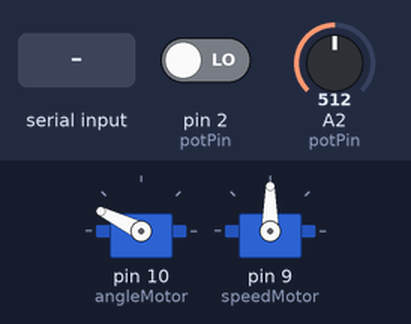
The sketch below on a simulated Arduino Uno, built with avr-gcc and run on an emulated ATmega328P. On the bench: 2 × servo. The inputs (shaded band) are chosen by the test bench; at power-on: A2 (potPin) = 512, pin 2 (potPin) LOW. What the sketch prints to the serial monitor is not drawn.

Above: at 1.2 s.
1.3 s: "30,150\n" received over Serial
At 2.9 s:
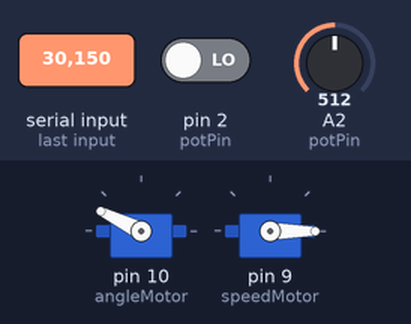
3.8 s: A2 (potPin) set to 716
At 5.0 s:
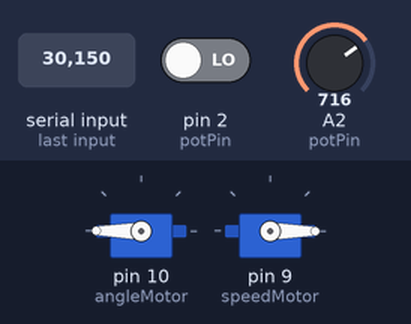
5.3 s: "90,45\n" received over Serial
At 6.1 s:
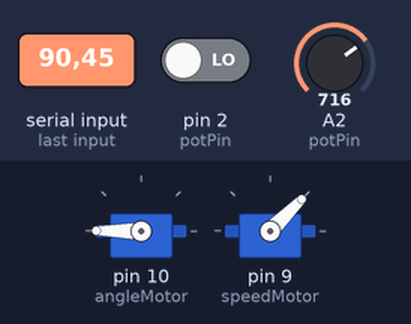
7.8 s: A2 (potPin) set to 900
At 8.1 s:
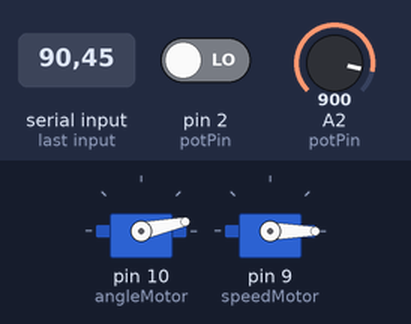
9.3 s: "90\n" received over Serial
At 10.1 s:
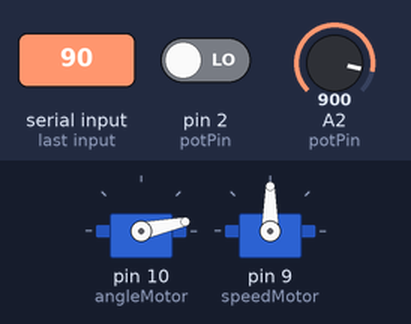
11.8 s: "200\n" received over Serial
At 12.5 s:
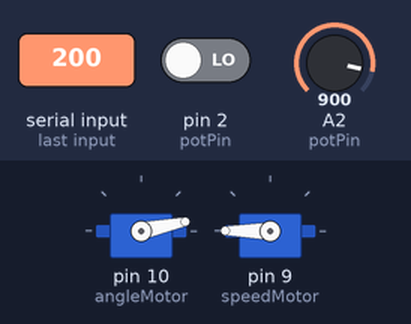
Timing chart, 0 to 14.8 s (numbered marks = the images above; inputs shaded):
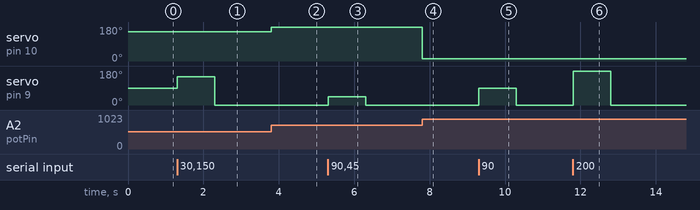

The sketch:

encoderswerve.ino
```cpp
#include <Servo.h>

int potPin = 2;    // select the input pin for the potentiometer   // select the pin for the LED
int value;
float angle;
Servo angleMotor;
int goalAngle = 122;
int goalSpeed = 10;
int angleError;
int speedError;
int command;
Servo speedMotor;
 int speedM;
 int encoder0PinA = 3;
 int encoder0PinB = 4;
 volatile int encoder0Pos = 0;
 volatile int encoder0PinALast = LOW;
 int n = LOW;
long lastChange = 0;
long timeNow = 0;
 int lastPos = 0;

void setup() {
   angleMotor.attach(10);
   speedMotor.attach(9);
   Serial.begin (9600);
   Serial.print("test!");
   pinMode (encoder0PinA,INPUT);
   pinMode (encoder0PinB,INPUT);
   Serial.begin (9600);
   attachInterrupt(0, changey, CHANGE);
}
 void changey(){
  n = digitalRead(encoder0PinA);
   if ((encoder0PinALast == LOW) && (n == HIGH)) {
     if (digitalRead(encoder0PinB) == LOW) {
       encoder0Pos--;
     } else {
       encoder0Pos++;
     }
   }
  encoder0PinALast = n;
 }
void loop() {
  if(Serial.available()>0){
      //goalAngle = Serial.parseInt();
      goalSpeed = Serial.parseInt();
      speedMotor.write(goalSpeed);
    }
  value = analogRead(potPin);
  angle = map(value, 40, 970, 0, 360);
  angleError = goalAngle - angle;
  if(abs(angleError) > 180){
    angleError = angleError - 360;
  }
  angleMotor.write(94-angleError);

  //Get Speed
    timeNow = millis();
    long timedif = timeNow-lastChange;
    //Serial.print(encoder0Pos);
    if(timedif > 100){
      lastChange = timeNow;
      speedM = encoder0Pos-lastPos;
      lastPos = encoder0Pos;
      //Serial.println("     !!!     ");
      //Serial.println(speedM);

      //Serial.print("     !!!     ");
      //Serial.println(encoder0Pos);

      //Serial.println((60*(encoder0Pos-lastPos))/(360.0));
    }
  //Get Error
    //Serial.println(encoder0Pos);
    speedError = goalSpeed - speedM;


}
```

Measured:
- after the input at 1.3 s, servo on pin 9 (speedMotor): 90° → 150° at once, → 0° 1.0 s later
- after the input at 3.8 s, servo on pin 10 (angleMotor): 154° → 180° at once
- after the input at 5.3 s, servo on pin 9 (speedMotor): 0° → 45° at once, → 0° 1.0 s later
- after the input at 7.8 s, servo on pin 10 (angleMotor): 180° → 12° at once
- after the input at 9.3 s, servo on pin 9 (speedMotor): 0° → 90° at once, → 0° 1.0 s later
- after the input at 11.8 s, servo on pin 9 (speedMotor): 0° → 180° at once, → 0° 1.0 s later
